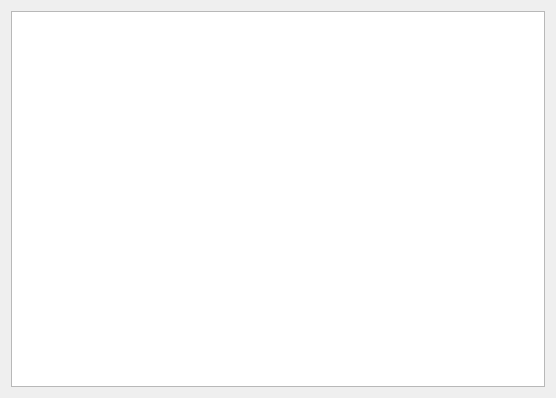
<?xml version="1.0" encoding="UTF-8"?>
<ui version="4.0">
 <class>Form</class>
 <widget class="QWidget" name="Form">
  <property name="geometry">
   <rect>
    <x>0</x>
    <y>0</y>
    <width>556</width>
    <height>398</height>
   </rect>
  </property>
  <property name="windowTitle">
   <string>Эспрессо</string>
  </property>
  <layout class="QGridLayout" name="gridLayout">
   <item row="0" column="0">
    <widget class="QTableView" name="view"/>
   </item>
  </layout>
 </widget>
 <resources/>
 <connections/>
</ui>
